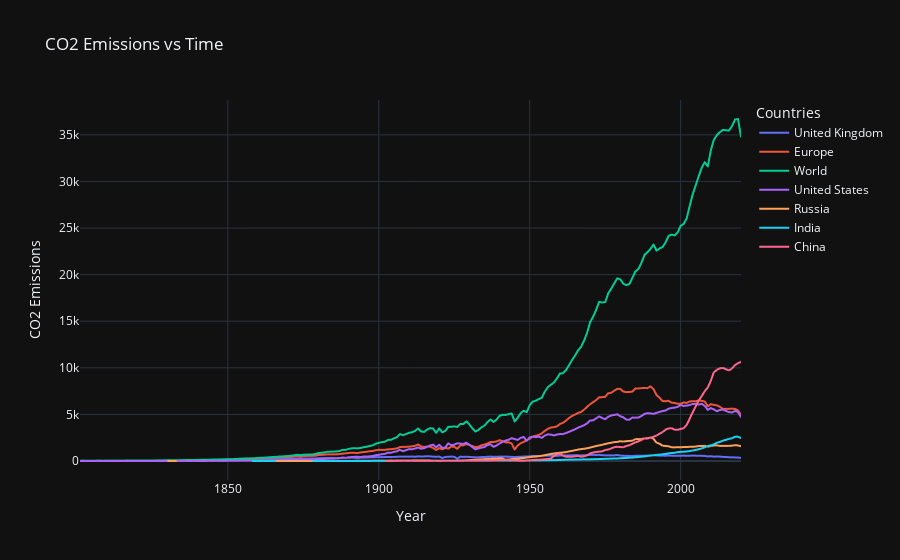

Notebook code for this chart:
### Code cell
time_df = co2_df[co2_df['country'].isin(['United Kingdom', 'United States', 'China', 'India', 'Russia', 'World'])]


time_df = time_df[['co2', 'year', 'country']]

#Add Europe
europe_data = co2_df[co2_df['country'] == 'Europe'][['co2', 'year', 'country']]
time_df = pd.concat([time_df, europe_data])

time_df = time_df.sort_values("year")
time_df = time_df[time_df['year'] > 1800]


fig = px.line(time_df, x='year', y = 'co2', color='country', title='CO2 Emissions vs Time')
fig.update_layout(xaxis_title="Year", template="plotly_dark",yaxis_title="CO2 Emissions", legend_title='Countries')
fig.show()

### Figure 1 — Plotly figure (JSON) as saved in the notebook; plotly's stock layout.template omitted (floating-point values rounded to 4 significant figures; data arrays with more than 128 entries replaced by an {"elided": "..."} marker saying what was removed)
{"data": [{"hovertemplate": "country=United Kingdom<br>year=%{x}<br>co2=%{y}<extra></extra>", "legendgroup": "United Kingdom", "line": {"color": "#636efa", "dash": "solid"}, "marker": {"symbol": "circle"}, "mode": "lines", "name": "United Kingdom", "showlegend": true, "type": "scattergl", "x": {"elided": "220 int values"}, "xaxis": "x", "y": {"elided": "220 float values"}, "yaxis": "y"}, {"hovertemplate": "country=Europe<br>year=%{x}<br>co2=%{y}<extra></extra>", "legendgroup": "Europe", "line": {"color": "#EF553B", "dash": "solid"}, "marker": {"symbol": "circle"}, "mode": "lines", "name": "Europe", "showlegend": true, "type": "scattergl", "x": {"elided": "220 int values"}, "xaxis": "x", "y": {"elided": "220 float values"}, "yaxis": "y"}, {"hovertemplate": "country=World<br>year=%{x}<br>co2=%{y}<extra></extra>", "legendgroup": "World", "line": {"color": "#00cc96", "dash": "solid"}, "marker": {"symbol": "circle"}, "mode": "lines", "name": "World", "showlegend": true, "type": "scattergl", "x": {"elided": "220 int values"}, "xaxis": "x", "y": {"elided": "220 float values"}, "yaxis": "y"}, {"hovertemplate": "country=United States<br>year=%{x}<br>co2=%{y}<extra></extra>", "legendgroup": "United States", "line": {"color": "#ab63fa", "dash": "solid"}, "marker": {"symbol": "circle"}, "mode": "lines", "name": "United States", "showlegend": true, "type": "scattergl", "x": {"elided": "220 int values"}, "xaxis": "x", "y": {"elided": "220 float values"}, "yaxis": "y"}, {"hovertemplate": "country=Russia<br>year=%{x}<br>co2=%{y}<extra></extra>", "legendgroup": "Russia", "line": {"color": "#FFA15A", "dash": "solid"}, "marker": {"symbol": "circle"}, "mode": "lines", "name": "Russia", "showlegend": true, "type": "scattergl", "x": {"elided": "191 int values"}, "xaxis": "x", "y": {"elided": "191 float values"}, "yaxis": "y"}, {"hovertemplate": "country=India<br>year=%{x}<br>co2=%{y}<extra></extra>", "legendgroup": "India", "line": {"color": "#19d3f3", "dash": "solid"}, "marker": {"symbol": "circle"}, "mode": "lines", "name": "India", "showlegend": true, "type": "scattergl", "x": {"elided": "163 int values"}, "xaxis": "x", "y": {"elided": "163 float values"}, "yaxis": "y"}, {"hovertemplate": "country=China<br>year=%{x}<br>co2=%{y}<extra></extra>", "legendgroup": "China", "line": {"color": "#FF6692", "dash": "solid"}, "marker": {"symbol": "circle"}, "mode": "lines", "name": "China", "showlegend": true, "type": "scattergl", "x": [1899, 1900, 1901, 1902, 1903, 1904, 1905, 1906, 1907, 1908, 1909, 1910, 1911, 1912, 1913, 1914, 1915, 1916, 1917, 1918, 1919, 1920, 1921, 1922, 1923, 1924, 1925, 1926, 1927, 1928, 1929, 1930, 1931, 1932, 1933, 1934, 1935, 1936, 1937, 1938, 1939, 1940, 1941, 1942, 1943, 1944, 1945, 1946, 1947, 1948, 1949, 1950, 1951, 1952, 1953, 1954, 1955, 1956, 1957, 1958, 1959, 1960, 1961, 1962, 1963, 1964, 1965, 1966, 1967, 1968, 1969, 1970, 1971, 1972, 1973, 1974, 1975, 1976, 1977, 1978, 1979, 1980, 1981, 1982, 1983, 1984, 1985, 1986, 1987, 1988, 1989, 1990, 1991, 1992, 1993, 1994, 1995, 1996, 1997, 1998, 1999, 2000, 2001, 2002, 2003, 2004, 2005, 2006, 2007, 2008, 2009, 2010, 2011, 2012, 2013, 2014, 2015, 2016, 2017, 2018, 2019, 2020], "xaxis": "x", "y": [0.095, null, null, 0.095, 1.964, 2.088, 2.297, 17.11, 16.84, 22.73, 20.84, 18.75, 27.85, 9.787, 10.76, 15.11, 16.09, 17.96, 19.85, 21.04, 24.26, 26.77, 25.29, 26.63, 32.15, 35.09, 33.22, 29.59, 33.53, 34.11, 35.8, 37.91, 40.24, 38.59, 42.19, 49.25, 57.6, 64.95, 60.49, 55.3, 67.11, 86.05, 107.5, 113.7, 97.18, 97.77, 50.35, 31.26, 33.55, 23.84, 59.36, 78.83, 102.1, 128.0, 133.8, 160.9, 190.5, 215.8, 255.8, 524.6, 720.2, 798.8, 570.6, 459.6, 456.8, 460.6, 500.3, 549.5, 460.2, 495.5, 607.7, 808.0, 909.2, 968.6, 1008.0, 1028.0, 1183.0, 1226.0, 1341.0, 1493.0, 1526.0, 1494.0, 1476.0, 1607.0, 1694.0, 1845.0, 1998.0, 2104.0, 2258.0, 2426.0, 2464.0, 2485.0, 2606.0, 2731.0, 2922.0, 3100.0, 3358.0, 3503.0, 3510.0, 3360.0, 3350.0, 3439.0, 3515.0, 3873.0, 4545.0, 5224.0, 5877.0, 6489.0, 6979.0, 7497.0, 7887.0, 8617.0, 9529.0, 9776.0, 9953.0, 9986.0, 9848.0, 9720.0, 9920.0, 10290.0, 10490.0, 10670.0], "yaxis": "y"}], "layout": {"legend": {"title": {"text": "Countries"}, "tracegroupgap": 0}, "title": {"text": "CO2 Emissions vs Time"}, "xaxis": {"anchor": "y", "domain": [0, 1], "title": {"text": "Year"}}, "yaxis": {"anchor": "x", "domain": [0, 1], "title": {"text": "CO2 Emissions"}}}}
